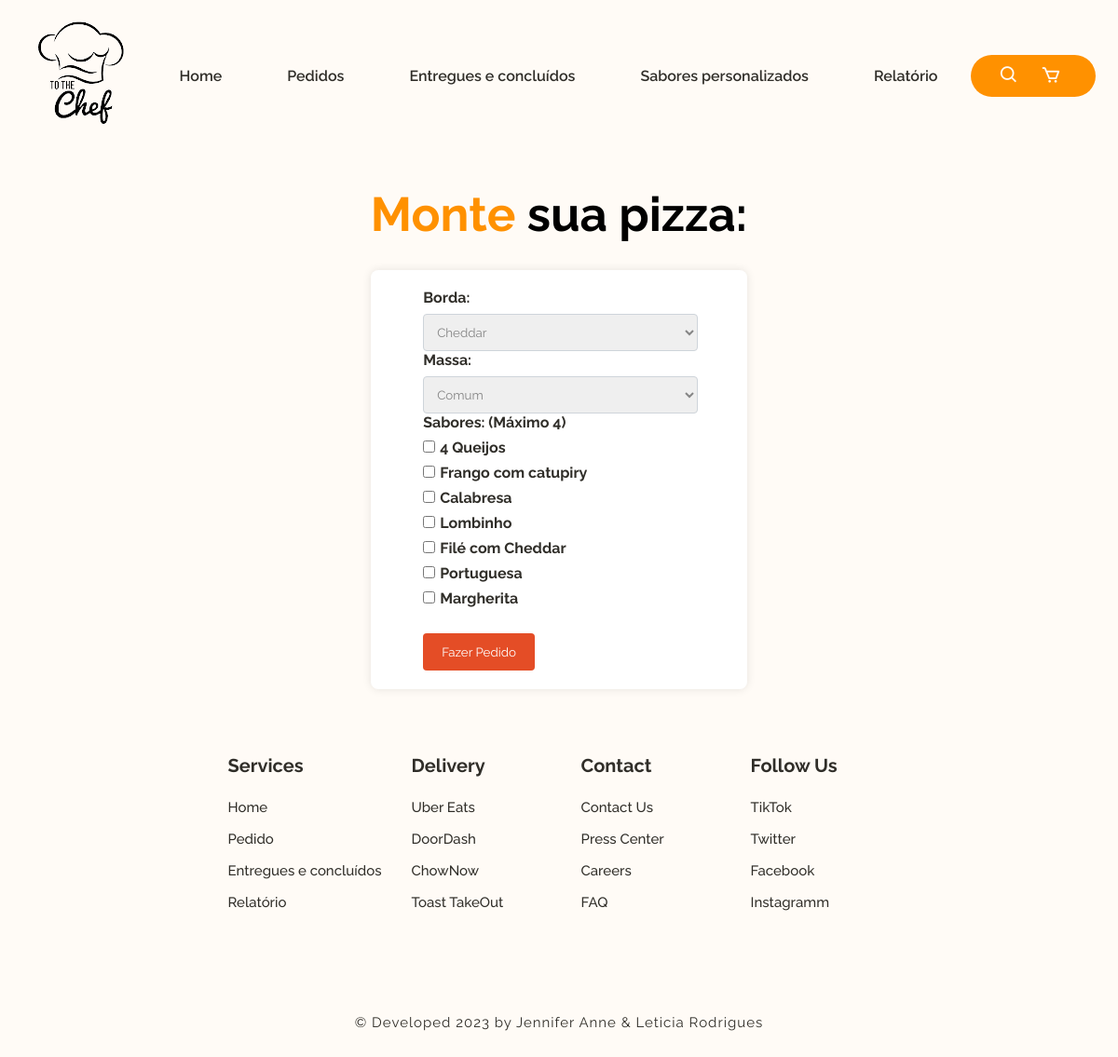
The app's page /index2.php with its own data.
### tables this page shows
CREATE TABLE sabores(
id INT PRIMARY KEY AUTO_INCREMENT NOT NULL,
nome VARCHAR(100),
precos FLOAT
);

### process/pizza.php (called while the page is built)
<?php
include_once("conn.php");
$method = $_SERVER['REQUEST_METHOD'];
if($method==="GET"){
    $bordasQuery = $conn->query("SELECT * FROM bordas;");
    $bordas = $bordasQuery->fetchAll();
    $massasQuery = $conn->query("SELECT * FROM massas;");
    $massas = $massasQuery->fetchAll();
    $saboresQuery = $conn->query("SELECT * FROM sabores;");
    $sabores = $saboresQuery->fetchAll();
}else if($method === 'POST'){
  $data = $_POST;
  $borda = $data['borda'];
  $massa = $data['massa'];
  $sabores = $data['sabores'];
if(count($sabores) > 4){
    $_SESSION["msg"] = "Selecione no máximo 4 sabores";
    $_SESSION["status"] = "warning";
}else{
    $stmt = $conn->prepare("INSERT INTO pizzas(borda_id, massa_id) VALUES(:borda, :massa)");
    $stmt->bindParam(":borda", $borda, PDO::PARAM_INT);
    $stmt->bindParam(":massa", $massa, PDO::PARAM_INT);
    $stmt->execute();
    $pizzaId = $conn->lastInsertId();
    $stmt = $conn->prepare("INSERT INTO pizza_sabor(pizza_id, sabor_id) VALUES(:pizza, :sabor)");
    foreach($sabores as $sabor){
        $stmt->bindParam(':pizza', $pizzaId, PDO::PARAM_INT);
        $stmt->bindParam(':sabor', $sabor, PDO::PARAM_INT);
        $stmt->execute();
    }
    $stmt = $conn->prepare("INSERT INTO pedidos(pizza_id, status_id) VALUES(:pizza,:status)");
    $statusId = 1;
    $stmt->bindParam(":status", $statusId);
    $stmt->bindParam(":pizza", $pizzaId);
    $stmt->execute();
   $_SESSION["msg"] = "Pedido realizado com sucesso!";
   $_SESSION["status"] = "success";
}
header("Location:../index2.php");
}
?>

### index2.php (the view, shortened to what this page needs)
<?php
include_once("templates/header.php");
include_once("process/pizza.php");
?>
  <div id="main-container">
    <div class="container">
      <div class="row">
        <div class="col-md-12">
          <h2><span>Monte</span> sua pizza:</h2>
          <form action="process/pizza.php" method="POST" id="pizza-form">
           <div class="form-group">
            <label for="borda">Borda:</label>
            <select name="borda" id="borda" class="form-control form-select">
              <?php foreach($bordas as $borda):?>
                <option value="<?php echo $borda['id']?>"><?php echo $borda['tipo']?></option>
                <?php endforeach;?>
            </select>
          </div>
          <div class="form-group">
            <label for="massa">Massa:</label>
            <select name="massa" id="massa" class="form-control form-select">
              <?php foreach($massas as $massa):?>
                  <option value="<?php echo $massa['id']?>"><?php echo $massa['tipo']?></option>
              <?php endforeach;?>
            </select>
        </div>
        <div class="form-group-1">
        <label for="sabores">Sabores: (Máximo 4)</label>
                  <?php foreach($sabores as $sabor):?>
                    <label>
                      <input type="checkbox" multiple name="sabores[]" id="sabores" value="<?php echo $sabor['id']?>"><?php echo $sabor['nome']?></input>
                    </label>
                  <?php endforeach;?>
        </div>
          <div class="form-group">
            <input type="submit" class="btn btn-primary" value="Fazer Pedido"/>
          </div>
          </form>
        </div>
      </div>
    </div>
  <?php
include_once("templates/footer.php");
?>

### templates/header.php (shortened to what this page needs)
<!DOCTYPE html>
<html lang="en">
<head>
	<link rel="stylesheet" href="css/style.css">
	<link rel="stylesheet" href="https://unpkg.com/boxicons@latest/css/boxicons.min.css">
</head>
<body>
	<header>
		<a href="#" class="logo"><img src="img/logo.png" alt="logo"></a>
		<ul class="navbar">
			<li><a href="index1.php">Home</a></li>
			<li><a href="dashboard.php">Pedidos</a></li>
			<li><a href="dashboard2.php">Entregues e concluídos</a></li>
			<li><a href="cadastrarSabor.php">Sabores personalizados</a></li>
			<li><a href="register.php">Relatório</a></li>
		</ul>
		<div class="h-icons">
			<a href="#"><i class='bx bx-search' ></i></a>
			<a href="index2.php"><i class='bx bx-cart' ></i></a>
		</div>
	</header>

### templates/footer.php
<section class="contact" id="contact">
			<div class="main-contact">
				<div class="contact-content">
					<h4>Services</h4>
					<li><a href="#home">Home</a></li>
					<li><a href="#about">Pedido</a></li>
					<li><a href="#menu">Entregues e concluídos</a></li>
					<li><a href="#contact">Relatório</a></li>
				</div>
				<div class="contact-content">
					<h4>Delivery</h4>
					<li><a href="#home">Uber Eats</a></li>
					<li><a href="#about">DoorDash</a></li>
					<li><a href="#menu">ChowNow</a></li>
					<li><a href="#contact">Toast TakeOut</a></li>
				</div>
				<div class="contact-content">
					<h4>Contact</h4>
					<li><a href="#home">Contact Us</a></li>
					<li><a href="#about">Press Center</a></li>
					<li><a href="#menu">Careers</a></li>
					<li><a href="#contact">FAQ</a></li>
				</div>
				<div class="contact-content">
					<h4>Follow Us</h4>
					<li><a href="#home">TikTok</a></li>
					<li><a href="#about">Twitter</a></li>
					<li><a href="#menu">Facebook</a></li>
					<li><a href="#menu">Instagramm</a></li>
				</div>
			</div>
		</section>
		<div class="last-text">
			<p>© Developed 2023 by Jennifer Anne & Leticia Rodrigues</p>
		</div>

### css/style.css (style rules this page uses)
* { padding: 0; margin: 0; box-sizing: border-box; font-family: 'Raleway', sans-serif; text-decoration: none; list-style: none; scroll-behavior: smooth; }
:root { --text-color: #302e29; --main-color: #ff9100; --second-color: #858585; --bg-color: #fffbf6; --big-font: 4.5rem; --h2-font: 2.6rem; --p-font: 1.1rem; }
body { background: var(--bg-color); color: var(--text-color); }
header { position: fixed; width: 100%; top: 0; right: 0; z-index: 1000; display: flex; align-items: center; justify-content: space-between; background: transparent; padding: 23px 15%; transition: all .38s ease; }
.logo { font-size: 30px; font-weight: 700; color: var(--text-color); }
span { color: var(--main-color); }
.navbar { display: flex; }
.navbar a { color: var(--text-color); font-size: var(--p-font); font-weight: 600; padding: 5px 10px; margin: 2px 25px; border-bottom: 2px solid transparent; transition: all .38s ease; }
.h-icons { display: flex; align-items: center; padding: 10px 22px; background: var(--main-color); border-radius: 5rem; }
.h-icons i { font-size: 22px; color: var(--bg-color); margin-right: 15px; margin-left: 8px; }
section { padding: 90px 15% 80px; }
.container { margin-top: 50px; }
.row { transition: all .40s ease; }
.contact { padding: 50px 15% 40px; }
.main-contact { display: grid; grid-template-columns: repeat(auto-fit, minmax(150px, auto)); justify-content: center; gap: 2rem; }
.contact-content h4 { font-size: 20px; color: var(--text-color); margin-bottom: 1.5rem; }
.contact-content li { margin-bottom: 16px; }
.contact-content li a { display: block; color: var(--text-color); font-size: 15px; font-weight: 500; transition: all .40s ease; }
.last-text p { text-align: center; padding: 25px; color: var(--text-color); font-size: 15px; letter-spacing: 1px; }
@media (max-width: 1690px) { section { padding: 70px 2%; transition: .20s; } }
@media (max-width: 1690px) { header { padding: 11px 2%; transition: .20s; } }
@media (max-width: 1690px) { .contact { padding: 70px 2%; transition: .20s; } }
@media (max-width: 1290px) { section { padding: 80px 2%; transition: .20s; } }
@media (max-width: 1290px) { :root { --big-font: 3.2rem; --h2-font: 2rem; --p-font: 1rem; transition: .20s; } }
#main-container { padding: 20px; margin-top: 150px; }
.container { margin-top: 30px; display: flex; justify-content: center; align-items: center; }
#pizza-form { background-color: #fff; padding: 20px; border-radius: 8px; box-shadow: 0 0 10px rgba(0, 0, 0, 0.1); width: 100%; }
h2 { color: black; text-align: center; font-size: var(--big-font); margin-bottom: 30px; }
.form-group { margin-bottom: 20px; }
.form-group, .form-group-1 { padding-left: 10%; }
.form-control { width: 90%; padding: 10px; border: 1px solid #ced4da; border-radius: 4px; }
.form-select { cursor: pointer; color: var(--second-color); }
label { display: block; margin-bottom: 8px; font-weight: bold; }
#sabores { margin-right: 5px; }
.btn-primary { background-color: #e44d26; color: #fff; padding: 12px 20px; border: none; border-radius: 4px; cursor: pointer; margin-top: 20px; }
ul { list-style: none; padding: 0; margin: 0; }
.form-group { margin: 0; }

### records on screen
sabores: nome "4 Queijos"
sabores: nome "Frango com catupiry"
sabores: nome "Calabresa"
sabores: nome "Lombinho"
sabores: nome "Filé com Cheddar"
sabores: nome "Portuguesa"
sabores: nome "Margherita"

### other values on screen
form field borda "Cheddar"
form field massa "Comum"
